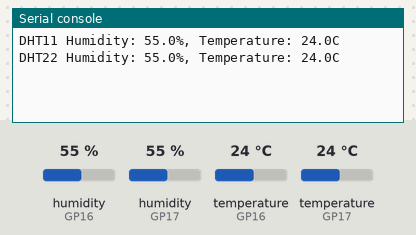
Bench run of a program on a simulated Raspberry Pi Pico running CircuitPython. On the bench: the last lines printed to the serial console. The test bench sets the inputs (shaded band); at power-on: humidity (sensors on GP16, GP17) 55 %, temperature (sensors on GP16, GP17) 24 °C.

Above: at 1.2 s.
1.3 s: humidity (sensor on GP16) set to 22 %
At 4.5 s:
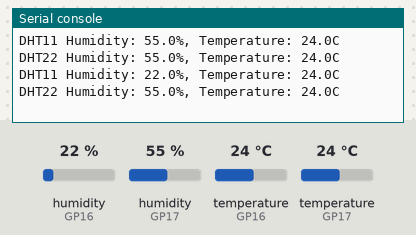
5.8 s: humidity (sensor on GP17) set to 22 %
At 8.6 s:
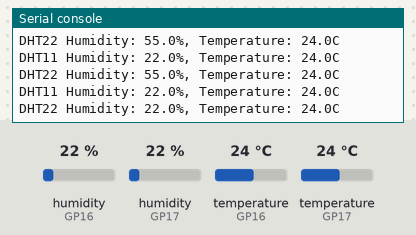
10.3 s: temperature (sensor on GP16) set to 12 °C
At 11.6 s:
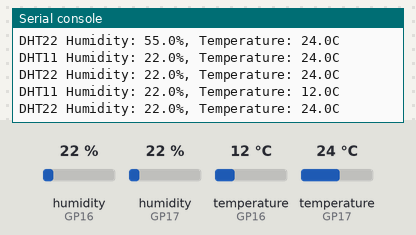
14.8 s: temperature (sensor on GP17) set to 12 °C
At 18.6 s:
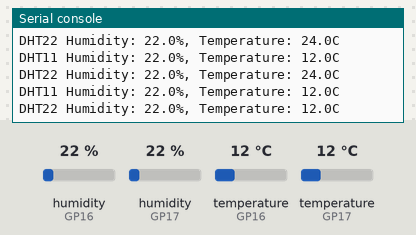
19.3 s: humidity (sensor on GP16) set to 40 %
At 22.8 s:
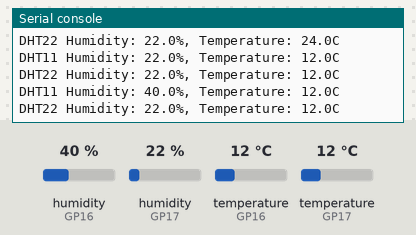
23.8 s: humidity (sensor on GP17) set to 40 %
At 25.7 s:
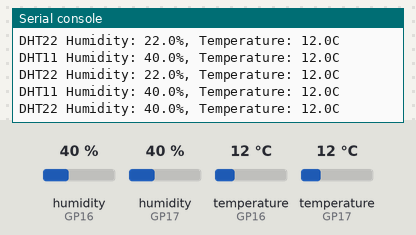
Timing chart, 0 to 27.2 s (numbered marks = the images above; inputs shaded):
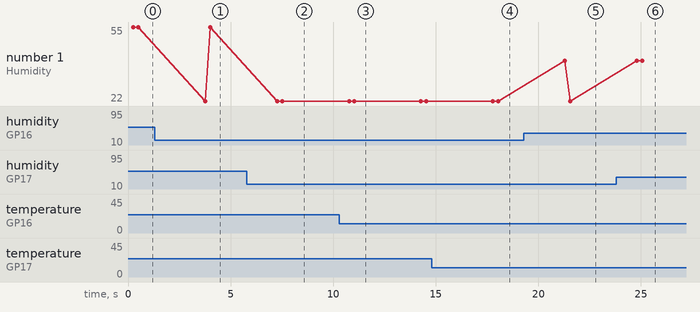

Measured:
- after the input at 1.3 s, the serial console: prints a new line after 2.5 s (image 1)
- after the input at 5.8 s, the serial console: prints a new line after 1.7 s (image 2)
- after the input at 10.3 s, the serial console: prints a new line after 0.47 s (image 3)
- after the input at 14.8 s, the serial console: prints a new line after 3.2 s (image 4)
- after the input at 19.3 s, the serial console: prints a new line after 2.0 s (image 5)
- after the input at 23.8 s, the serial console: prints a new line after 1.3 s (image 6)

The program:

dht_cpython.py
```python
# DHT11/DHT22 Example

import time
import adafruit_dht
import board

# Connections, -1 = not used
pinDHT11 = board.GP16
pinDHT22 = board.GP17

if pinDHT11 != -1:
    dht11 = adafruit_dht.DHT11(pinDHT11)

if pinDHT22 != -1:
    dht22 = adafruit_dht.DHT22(pinDHT22)

while True:
    if pinDHT11 != -1:
        print("DHT11 Humidity: %.1f%%, Temperature: %.1fC" %
          (dht11.humidity, dht11.temperature))
    if pinDHT22 != -1:
        print("DHT22 Humidity: %.1f%%, Temperature: %.1fC" %
          (dht22.humidity, dht22.temperature))
    time.sleep(3)
```
